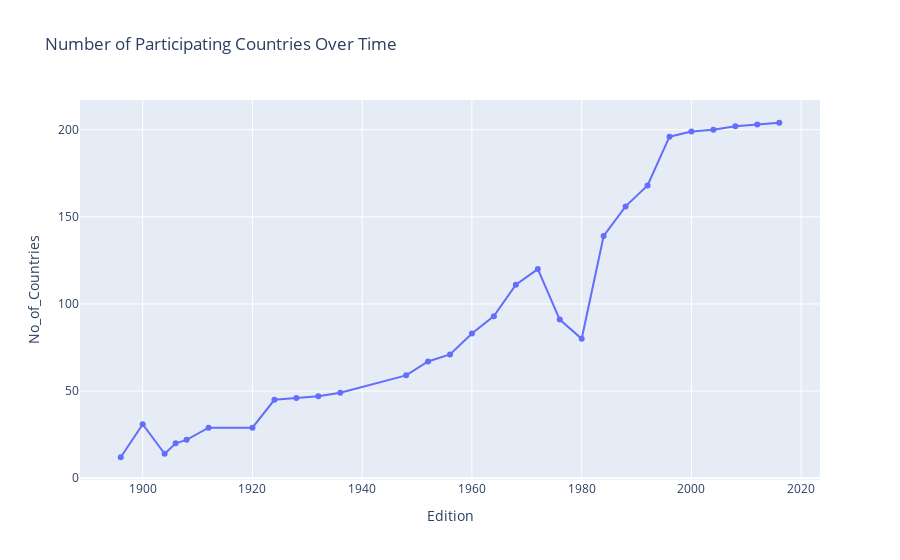

Write notebook code for a chart like this one.
### Code cell
fig = px.line(nations_over_time, x='Edition', y='No_of_Countries', markers=True,
              title='Number of Participating Countries Over Time')
fig.show()

### Figure 1 — Plotly figure (JSON) as saved in the notebook; plotly's stock layout.template omitted (floating-point values rounded to 4 significant figures)
{"data": [{"hovertemplate": "Edition=%{x}<br>No_of_Countries=%{y}<extra></extra>", "legendgroup": "", "line": {"color": "#636efa", "dash": "solid"}, "marker": {"symbol": "circle"}, "mode": "lines+markers", "name": "", "orientation": "v", "showlegend": false, "type": "scatter", "x": [1896, 1900, 1904, 1906, 1908, 1912, 1920, 1924, 1928, 1932, 1936, 1948, 1952, 1956, 1960, 1964, 1968, 1972, 1976, 1980, 1984, 1988, 1992, 1996, 2000, 2004, 2008, 2012, 2016], "xaxis": "x", "y": [12, 31, 14, 20, 22, 29, 29, 45, 46, 47, 49, 59, 67, 71, 83, 93, 111, 120, 91, 80, 139, 156, 168, 196, 199, 200, 202, 203, 204], "yaxis": "y"}], "layout": {"legend": {"tracegroupgap": 0}, "title": {"text": "Number of Participating Countries Over Time"}, "xaxis": {"anchor": "y", "domain": [0, 1], "title": {"text": "Edition"}}, "yaxis": {"anchor": "x", "domain": [0, 1], "title": {"text": "No_of_Countries"}}}}
